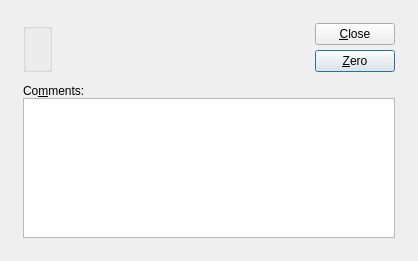
<?xml version="1.0" encoding="UTF-8"?>
<ui version="4.0">
 <comment>This file is part of the xTuple ERP: PostBooks Edition, a free and
open source Enterprise Resource Planning software suite,
Copyright (c) 1999-2019 by OpenMFG LLC, d/b/a xTuple.
It is licensed to you under the Common Public Attribution License
version 1.0, the full text of which (including xTuple-specific Exhibits)
is available at www.xtuple.com/CPAL.  By using this software, you agree
to be bound by its terms.</comment>
 <class>zeroUncountedCountTagsByWarehouse</class>
 <widget class="QDialog" name="zeroUncountedCountTagsByWarehouse">
  <property name="geometry">
   <rect>
    <x>0</x>
    <y>0</y>
    <width>418</width>
    <height>261</height>
   </rect>
  </property>
  <property name="windowTitle">
   <string>Zero Uncounted Count Tags by Warehouse</string>
  </property>
  <layout class="QGridLayout" name="gridLayout_2">
   <item row="0" column="0">
    <layout class="QGridLayout" name="gridLayout">
     <property name="margin">
      <number>12</number>
     </property>
     <property name="spacing">
      <number>12</number>
     </property>
     <item row="0" column="0">
      <layout class="QHBoxLayout" name="horizontalLayout">
       <item>
        <widget class="WarehouseGroup" name="_warehouse">
         <property name="title">
          <string/>
         </property>
         <property name="fixedSize">
          <bool>false</bool>
         </property>
        </widget>
       </item>
       <item>
        <spacer name="Spacer226">
         <property name="orientation">
          <enum>Qt::Horizontal</enum>
         </property>
         <property name="sizeType">
          <enum>QSizePolicy::Expanding</enum>
         </property>
         <property name="sizeHint" stdset="0">
          <size>
           <width>0</width>
           <height>20</height>
          </size>
         </property>
        </spacer>
       </item>
       <item>
        <layout class="QVBoxLayout">
         <property name="spacing">
          <number>5</number>
         </property>
         <item>
          <widget class="QPushButton" name="_close">
           <property name="text">
            <string>&amp;Close</string>
           </property>
          </widget>
         </item>
         <item>
          <widget class="QPushButton" name="_zero">
           <property name="text">
            <string>&amp;Zero</string>
           </property>
           <property name="default">
            <bool>true</bool>
           </property>
          </widget>
         </item>
         <item>
          <spacer name="verticalSpacer">
           <property name="orientation">
            <enum>Qt::Vertical</enum>
           </property>
           <property name="sizeHint" stdset="0">
            <size>
             <width>20</width>
             <height>0</height>
            </size>
           </property>
          </spacer>
         </item>
        </layout>
       </item>
      </layout>
     </item>
     <item row="1" column="0">
      <layout class="QVBoxLayout">
       <property name="spacing">
        <number>0</number>
       </property>
       <item>
        <widget class="QLabel" name="_commentsLit">
         <property name="sizePolicy">
          <sizepolicy hsizetype="Preferred" vsizetype="Preferred">
           <horstretch>0</horstretch>
           <verstretch>0</verstretch>
          </sizepolicy>
         </property>
         <property name="minimumSize">
          <size>
           <width>0</width>
           <height>0</height>
          </size>
         </property>
         <property name="text">
          <string>Co&amp;mments:</string>
         </property>
         <property name="alignment">
          <set>Qt::AlignLeading|Qt::AlignLeft|Qt::AlignVCenter</set>
         </property>
         <property name="buddy">
          <cstring>_comments</cstring>
         </property>
        </widget>
       </item>
       <item>
        <widget class="XTextEdit" name="_comments"/>
       </item>
      </layout>
     </item>
    </layout>
   </item>
  </layout>
 </widget>
 <layoutdefault spacing="6" margin="11"/>
 <customwidgets>
  <customwidget>
   <class>WarehouseGroup</class>
   <extends>QGroupBox</extends>
   <header>warehousegroup.h</header>
   <container>1</container>
  </customwidget>
  <customwidget>
   <class>XTextEdit</class>
   <extends>QTextEdit</extends>
   <header>xtextedit.h</header>
  </customwidget>
 </customwidgets>
 <tabstops>
  <tabstop>_warehouse</tabstop>
  <tabstop>_comments</tabstop>
  <tabstop>_zero</tabstop>
  <tabstop>_close</tabstop>
 </tabstops>
 <resources/>
 <connections>
  <connection>
   <sender>_close</sender>
   <signal>clicked()</signal>
   <receiver>zeroUncountedCountTagsByWarehouse</receiver>
   <slot>reject()</slot>
   <hints>
    <hint type="sourcelabel">
     <x>20</x>
     <y>20</y>
    </hint>
    <hint type="destinationlabel">
     <x>20</x>
     <y>20</y>
    </hint>
   </hints>
  </connection>
 </connections>
</ui>
